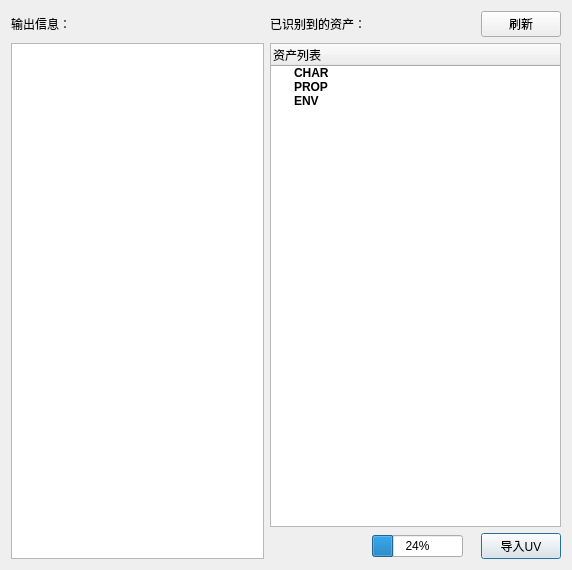
<?xml version="1.0" encoding="UTF-8"?>
<ui version="4.0">
 <class>uv_input</class>
 <widget class="QDialog" name="uv_input">
  <property name="geometry">
   <rect>
    <x>0</x>
    <y>0</y>
    <width>572</width>
    <height>570</height>
   </rect>
  </property>
  <property name="windowTitle">
   <string>oct-uv-load-tool by wangdonghao</string>
  </property>
  <layout class="QGridLayout" name="gridLayout">
   <item row="1" column="0" rowspan="2" colspan="3">
    <widget class="QTextBrowser" name="textBrowser"/>
   </item>
   <item row="1" column="3" colspan="5">
    <widget class="QTreeWidget" name="treeWidget">
     <property name="verticalScrollBarPolicy">
      <enum>Qt::ScrollBarAlwaysOff</enum>
     </property>
     <property name="horizontalScrollBarPolicy">
      <enum>Qt::ScrollBarAlwaysOff</enum>
     </property>
     <property name="autoScroll">
      <bool>true</bool>
     </property>
     <attribute name="headerVisible">
      <bool>true</bool>
     </attribute>
     <attribute name="headerDefaultSectionSize">
      <number>60</number>
     </attribute>
     <attribute name="headerMinimumSectionSize">
      <number>25</number>
     </attribute>
     <column>
      <property name="text">
       <string>资产列表</string>
      </property>
     </column>
     <item>
      <property name="text">
       <string>CHAR</string>
      </property>
      <property name="font">
       <font>
        <weight>75</weight>
        <italic>false</italic>
        <bold>true</bold>
        <underline>false</underline>
        <strikeout>false</strikeout>
        <kerning>true</kerning>
       </font>
      </property>
      <property name="background">
       <brush brushstyle="NoBrush">
        <color alpha="255">
         <red>0</red>
         <green>0</green>
         <blue>0</blue>
        </color>
       </brush>
      </property>
     </item>
     <item>
      <property name="text">
       <string>PROP</string>
      </property>
      <property name="font">
       <font>
        <weight>75</weight>
        <bold>true</bold>
       </font>
      </property>
     </item>
     <item>
      <property name="text">
       <string>ENV</string>
      </property>
      <property name="font">
       <font>
        <weight>75</weight>
        <bold>true</bold>
       </font>
      </property>
     </item>
    </widget>
   </item>
   <item row="0" column="0">
    <widget class="QLabel" name="label_3">
     <property name="maximumSize">
      <size>
       <width>16777215</width>
       <height>20</height>
      </size>
     </property>
     <property name="text">
      <string>输出信息：</string>
     </property>
    </widget>
   </item>
   <item row="2" column="7">
    <widget class="QPushButton" name="import_uv_pb">
     <property name="text">
      <string>导入UV</string>
     </property>
    </widget>
   </item>
   <item row="2" column="3">
    <widget class="QLabel" name="progressLabel">
     <property name="maximumSize">
      <size>
       <width>60</width>
       <height>16777215</height>
      </size>
     </property>
     <property name="text">
      <string/>
     </property>
    </widget>
   </item>
   <item row="0" column="3">
    <widget class="QLabel" name="label">
     <property name="maximumSize">
      <size>
       <width>16777215</width>
       <height>20</height>
      </size>
     </property>
     <property name="text">
      <string>已识别到的资产：</string>
     </property>
    </widget>
   </item>
   <item row="2" column="4">
    <widget class="QProgressBar" name="progressBar">
     <property name="maximumSize">
      <size>
       <width>150</width>
       <height>16777215</height>
      </size>
     </property>
     <property name="value">
      <number>24</number>
     </property>
    </widget>
   </item>
   <item row="0" column="7">
    <widget class="QPushButton" name="pushButton">
     <property name="text">
      <string>刷新</string>
     </property>
    </widget>
   </item>
  </layout>
 </widget>
 <resources/>
 <connections/>
</ui>
